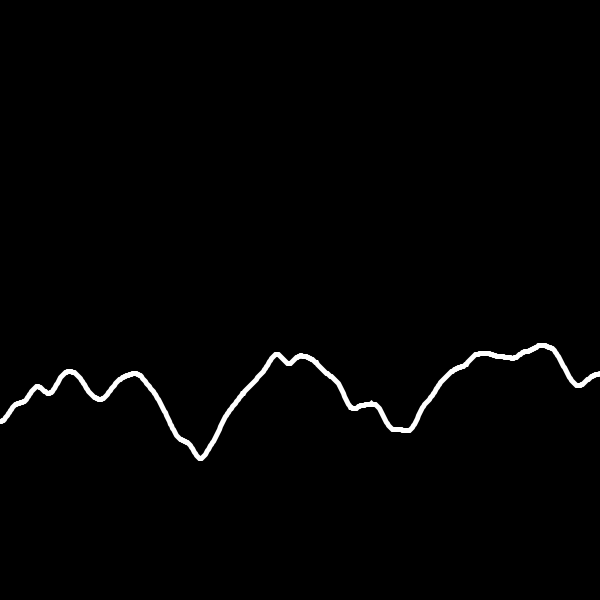
Frame 1 (no input)
Frame 60 (the mouse pressed at the canvas centre just before this capture): identical to frame 1, image omitted
Frame 120 (the mouse held since frame 60 and released just before this capture): identical to frame 1, image omitted

The Processing sketch that drew this single still picture (run headless with seeded random() and noise(); from frame 60 on, the mouse is pressed at the canvas centre):

// Processing sketch: Noise_1D
// ── Noise_1D.pde
float t;

void setup(){
  size(600,600);
  t = 0;
}

void draw(){
  background(0);
  
  stroke(255);
  strokeWeight(5);  //sets the line thickness to 5 pixels
  
  noFill();
  beginShape();  //starts a shape that can have verticies added
  //for loop going across every pixel of the screen
    //use the x value as our horizontal position
  for (int x = 0; x < width; x++){
    //set height value to the noise that occurs at the x position
    float y = noise(x/100.0) * 200 + height/2;
    //draw a point at the corresponding position
    vertex(x,y);
  }
  //ends the shape
  endShape();
  
  //increment t over time
  t += 0.05;
}
